Frame 1 (no input): blank canvas, image omitted
Frame 60 (the mouse pressed at the canvas centre just before this capture): blank canvas, image omitted
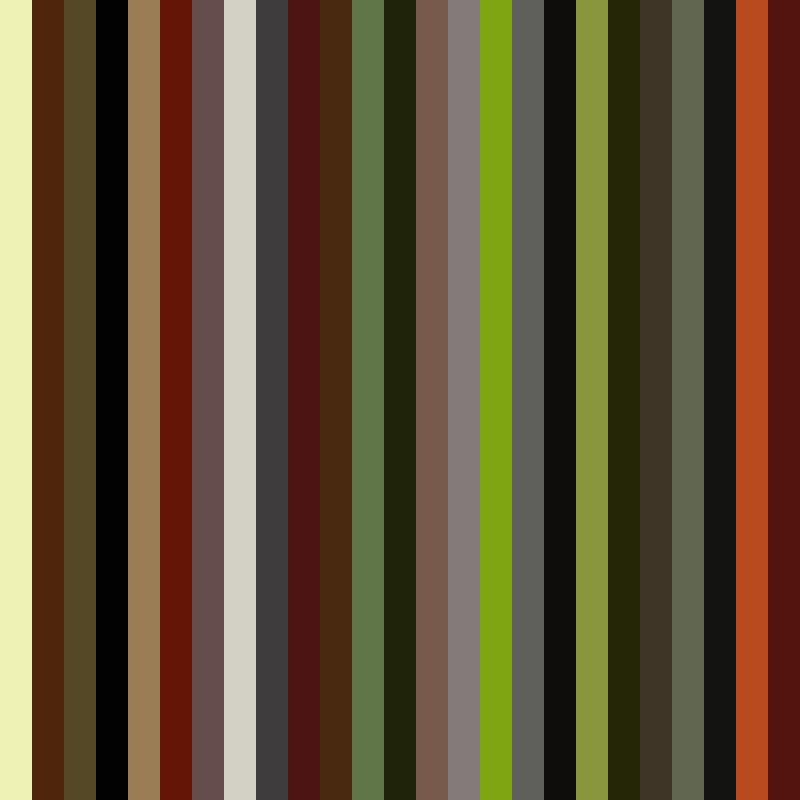
Frame 120 (the mouse held since frame 60 and released just before this capture)

The Processing sketch whose frames 1 and 60 were blank and that drew this single picture after the mouse press (run headless with seeded random() and noise(); from frame 60 on, the mouse is pressed at the canvas centre):

// Processing sketch: sketch_210609a
// ── sketch_210609a.pde

int tileCountX = 50;
int tileCountY = 10;

int[] hueValues = new int[tileCountX];
int[] saturationValues = new int[tileCountX];
int[] brightnessValues = new int[tileCountX];

void setup() {
  size(800, 800);
  colorMode(HSB, 360, 100, 100, 100);
  noStroke();

  for (int i = 0; i <tileCountX; i++) {
    hueValues[i] =(int) random(0, 100);
    saturationValues[i] = (int) random(0, 100);
    brightnessValues[i] = (int) random(0, 100);
  }
}

void draw() {
  background(0, 0, 100);
  int counter = 0;

  int currentTileCountX = (int) map(mouseX, 0, width, 1, tileCountX);
  int currentTileCountY = (int) map(mouseY, 0, height, 1, tileCountY);
  float tileWidth = width / (float) currentTileCountX;
  float tileHeight = height / (float) currentTileCountY;

  for (int gridY = 0; gridY <tileCountY; gridY++) {
    for (int gridX = 0; gridX < tileCountX; gridX++) {
      float posX = tileWidth*gridX;
      float posY = tileHeight * gridY;
      int index = counter % currentTileCountX;

      fill(hueValues[index], saturationValues[index], brightnessValues[index]);
      rect(posX, posY, tileWidth, tileHeight);
      counter++;
    }
  }
}
